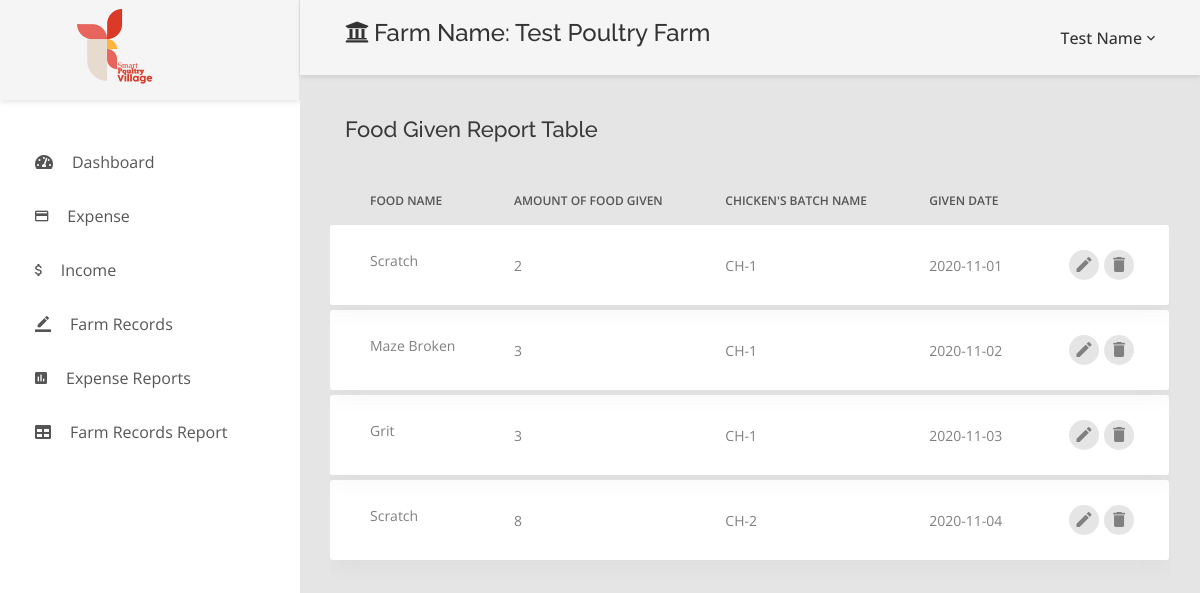
/food_given_repo.php (signed in), run on the app's committed database.
### tables this page shows
CREATE TABLE `user` (
  `id` int(10) NOT NULL,
  `farm_name` varchar(60) NOT NULL,
  `full_name` varchar(60) NOT NULL,
  `email_address` varchar(60) NOT NULL,
  `phone_number` varchar(12) NOT NULL,
  `hashed_password` varchar(70) NOT NULL
);

CREATE TABLE `food_given` (
  `id` int(10) NOT NULL,
  `food_id` int(20) NOT NULL,
  `gfood_amount` int(20) NOT NULL,
  `batch_name` varchar(20) NOT NULL,
  `given_date` date NOT NULL DEFAULT current_timestamp()
);

CREATE TABLE `food_item` (
  `id` int(10) NOT NULL,
  `food_name` varchar(60) NOT NULL,
  `food_unit_price` int(60) NOT NULL,
  `adding_date` date NOT NULL
);

### includes/init.php (called while the page is built, shortened)
<?php
  $session = new Session;
?>

### class/session.class.php (called while the page is built, shortened)
<?php
class  Session {
    public $user_id;
    public function is_logged_in() {
        return isset($this->user_id);
    }
    private function check_stored_login() {
        if(isset($_SESSION['user_id'])) {
            $this->user_id = $_SESSION['user_id'];
        }
    }
}
?>

### class/database.class.php (called while the page is built, shortened)
<?php
class Database {
    static public $database;
    static protected $table_name = "";
    static public function set_database($database) {
        self::$database = $database;
    }
    static public function find_by_sql($sql) {
        $result = self::$database->query($sql);
        $object_array = [];
        while($record = $result->fetch_assoc()) {
            $object_array[] = static::instantiate($record);
        }
        return $object_array;
    }
    static public function count_all() {
        $sql = "SELECT COUNT(*) FROM " . static::$table_name;
        $result_set = self::$database->query($sql);
        $row = $result_set->fetch_array();
        return array_shift($row);
    }
    static public function find_by_id($id) {
        $sql = "SELECT * FROM " . static::$table_name . " ";
        $sql .= "WHERE id='" . self::$database->escape_string($id) . "'";
        $obj_array = static::find_by_sql($sql);
        if(!empty($obj_array)) {
            return array_shift($obj_array);
        } else {
            return false;
        }
    }
    static protected function instantiate($record) {
        $object = new static;
        foreach($record as $property => $value) {
            if(property_exists($object, $property)) {
                $object->$property = $value;
            }
        }
        return $object;
    }
}
?>

### class/pagination.class.php (called while the page is built, shortened)
<?php
class Pagination{
    public $current_page;
    public $per_page;
    public function __construct($page=1,$per_page=20,$total_count=0){
        $this->current_page = (int) $page;
        $this->per_page = (int) $per_page;
    }
    public function offset(){
        return $this->per_page * ($this->current_page - 1);
    }
}
?>

### food_given_repo.php (the view, shortened to what this page needs)
<?php include_once 'includes/dashboard/head.php' ?>
<?php include_once 'includes/dashboard/slider.php' ?>
<?php require_once('includes/init.php'); ?>
<div class="page-container">
    <?php if($session->is_logged_in()) {
        $id = $session->user_id
        ?>
        <header class="header-desktop">
            <div class="section__content section__content--p30">
                <div class="container-fluid">
                    <div class="header-wrap">
                        <?php $user = User::find_by_id($id)?>
                        <h4>
                            <i class="fa fa-university" aria-hidden="true" style="margin-right: 5px;"></i>Farm Name:   <?php echo $user->farm_name ?>
                        </h4>
                        <div class="account-wrap">
                            <div class="account-item clearfix js-item-menu">
                                <div class="content">
                                    <a class="js-acc-btn" href="#"><?php echo $user->full_name ?></a>
                                </div>
                            </div>
                        </div>
                    </div>
                </div>
            </div>
        </header>
    <?php } ?>
    <div class="main-content">
        <div class="section__content section__content--p30">
            <div class="container-fluid">
                <div class="row">
                    <div class="col-md-12">
                        <h3 class="title-5 m-b-35">Food Given Report Table</h3>
                    </div>
                    <div class="table-responsive table-responsive-data2">
                        <table class="table table-data2">
                            <thead>
                            <tr>
                                <th>Food Name</th>
                                <th>Amount of Food Given</th>
                                <th>Chicken's Batch Name</th>
                                <th>Given Date</th>
                            </tr>
                            </thead>
                            <tbody>
                            <?php
                            $current_page = $_GET['page'] ?? 1;
                            $per_page = 5;
                            $total_count = FoodGiven::count_all();
                            $pagination = new Pagination($current_page, $per_page, $total_count);
                            $sql = "SELECT food_name,food_given.id,gfood_amount,batch_name,given_date FROM `food_given`
                                    INNER JOIN food_item
                                    ON food_item.id = food_given.food_id ";
                            $sql .= "LIMIT {$per_page} ";
                            $sql .= "OFFSET {$pagination->offset()}";
                            $givenfoods = Database::$database->query($sql);
                            foreach ($givenfoods as $givenfood=>$value) {
                                ?>
                                <tr class="tr-shadow">
                                    <td>
                                        <?php echo $value['food_name'] ?>
                                    </td>
                                    <td>
                                        <?php echo $value['gfood_amount'] ?>
                                    </td>
                                    <td><?php echo $value['batch_name'] ?></td>
                                    <td><?php echo $value['given_date'] ?></td>
                                    <td>
                                        <div class="table-data-feature">
                                            <button class="item" data-toggle="tooltip" data-placement="top" title="Edit">
                                                <a class = "action" href="food_given_update.php?id=<?php echo $value['id']?>"> <i class="zmdi zmdi-edit"></i></a>
                                            </button>
                                            <button class="item" data-toggle="tooltip" data-placement="top" title="Delete">
                                                <a class = "delete" data-confirm = "Are you want to delete this  item?" href="food_given_delete.php?id=<?php echo $value['id']?>"><i class="zmdi zmdi-delete"></i></a>
                                            </button>
                                        </div>
                                    </td>
                                </tr>
                                <tr class="spacer"></tr>
                            <?php } ?>
                            </tbody>
                        </table>
                    </div>
                </div>
            </div>
        </div>
    </div>
</div>
<?php include_once 'includes/dashboard/footer.php' ?>

### assets/css/style.css (style rules this page uses)
body { font-family: "Open Sans", sans-serif; color: #444; }
h1, h2, h3, h4, h5, h6, .font-primary { font-family: "Raleway", sans-serif; }

### data on the page
user: farm_name "Test Poultry Farm", full_name "Test Name"
food_given: food_item.food_name "Scratch", gfood_amount "2", batch_name "CH-1", given_date "2020-11-01"
food_given: food_item.food_name "Maze Broken", gfood_amount "3", batch_name "CH-1", given_date "2020-11-02"
food_given: food_item.food_name "Grit", gfood_amount "3", batch_name "CH-1", given_date "2020-11-03"
food_given: food_item.food_name "Scratch", gfood_amount "8", batch_name "CH-2", given_date "2020-11-04"
